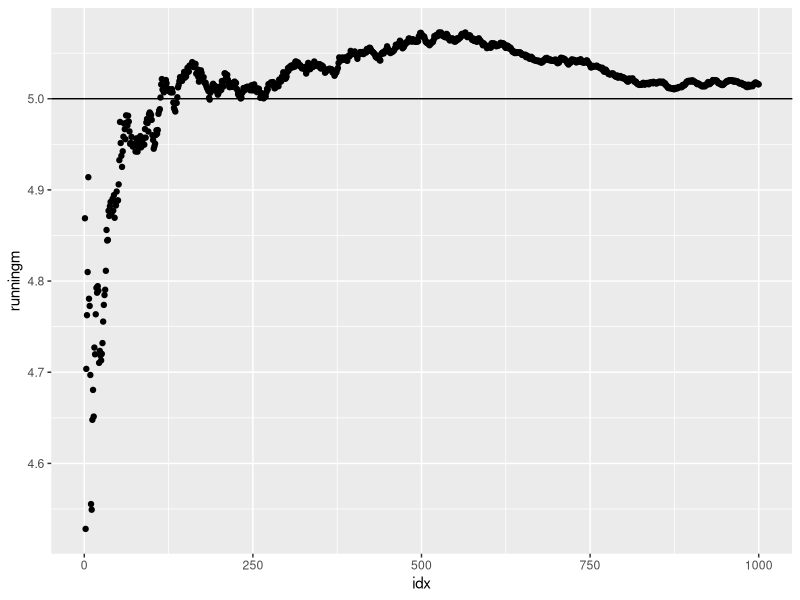
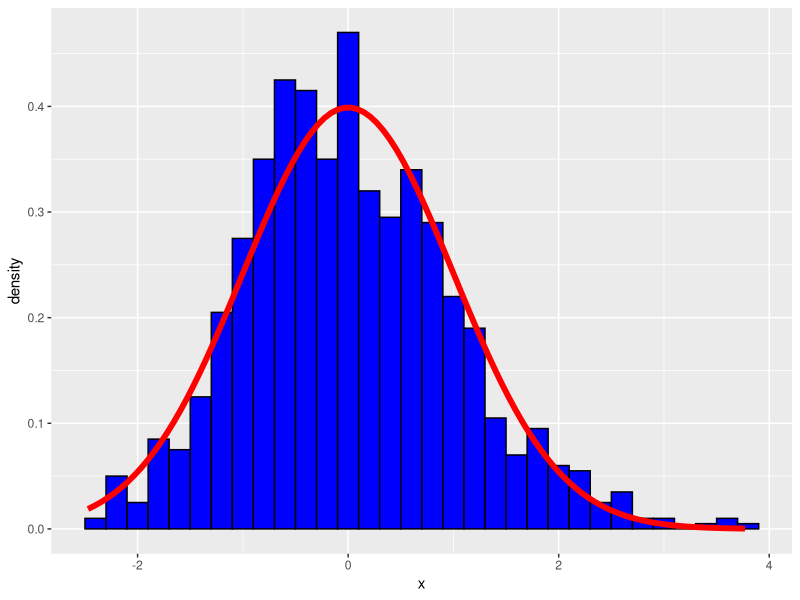

These figures' R source, in order:
## ---- chunk 1
lambda <- 0.2; nosim <- 1000; n <- 40
rexpDF <- data.frame(idx=numeric(nosim), mean=numeric(nosim), var=numeric(nosim),
                     runningm=numeric(nosim), runningv=numeric(nosim))
for(i in 1:nosim) {
  lhats <- rexp(n, rate=lambda)
  rexpDF$idx[i] <- i; rexpDF$mean[i] <- mean(lhats); rexpDF$var[i] <- var(lhats)
  if (i > 1) {
    rexpDF$runningm[i] <- (rexpDF$runningm[i-1] * (i-1) + mean(lhats)) / i
    rexpDF$runningv[i] <- (rexpDF$runningv[i-1] * (i-1) + var(lhats)) / i
  } else {
    rexpDF$runningm[i] <- mean(lhats); rexpDF$runningv[i] <- var(lhats)
  }
}
## ---- chunk 2
library(ggplot2)
ggplot(rexpDF, aes(x=idx, y=runningm)) + geom_point() + geom_hline(yintercept=1/lambda)
## ---- chunk 3
normalMeans <- data.frame(x=numeric(nosim))
normalMeans$x <- (rexpDF$mean - (1/lambda)) / ((1/lambda)/sqrt(n))
## ---- chunk 4
g3 <- ggplot(normalMeans, aes(x=x))
g3 <- g3 + geom_histogram(binwidth=.2, color="black", fill="blue", aes(y=..density..))
g3 + stat_function(fun=dnorm, color="red", size=2)
## ---- chunk 5
m <- mean(rexpDF$mean); sd <- sqrt(mean(rexpDF$var))
m + c(-1, 1) * 1.96 * sd / sqrt(n)
